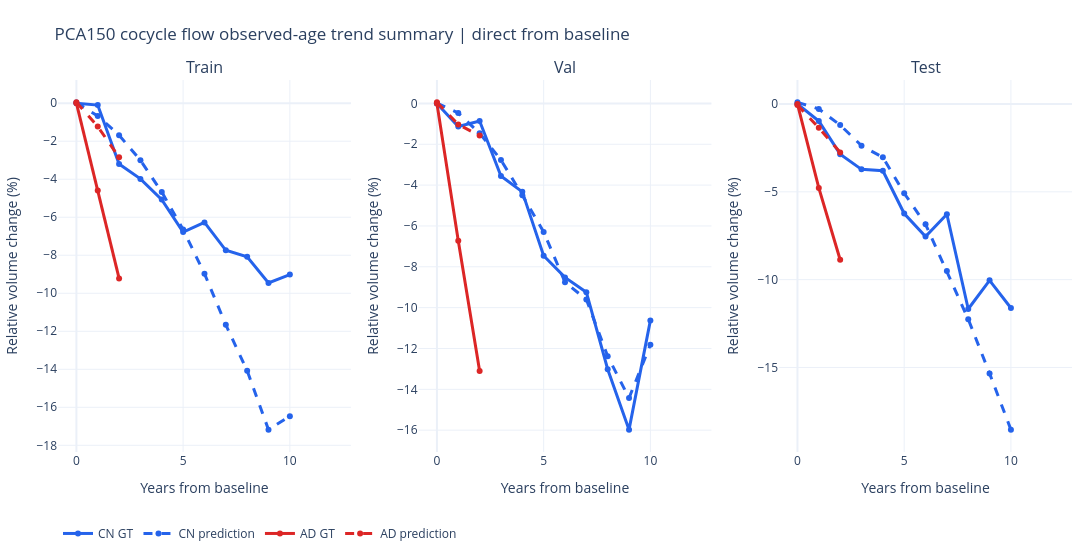
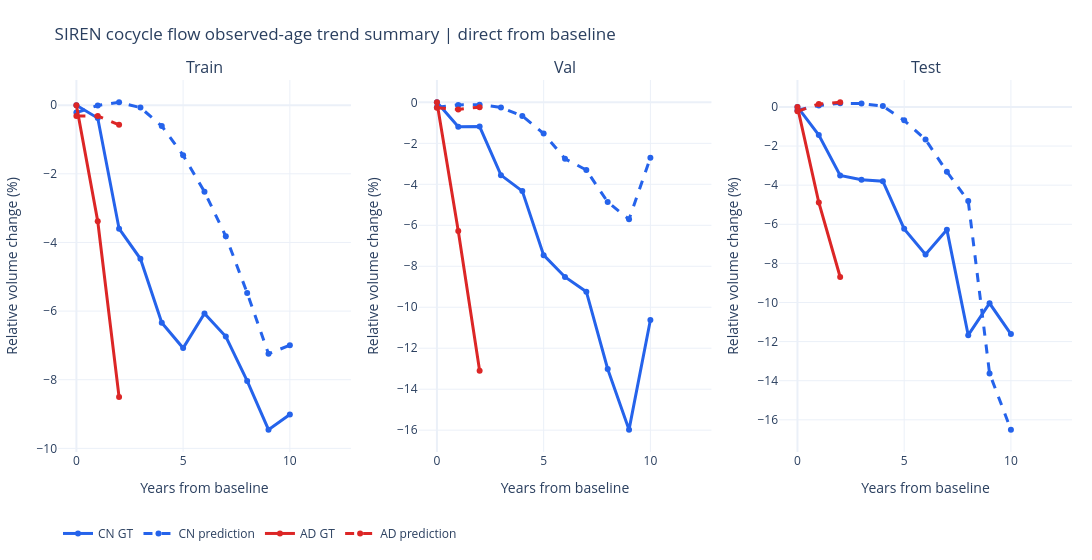

Source (notebook cell) for these figures, in order:
### Markdown cell above
## Cached train/val/test model volume trends

This section uses already-computed observed-age trend tables only when they already exist in the repo.
If a model has no matching cached QC-large split-wide trend table, it is intentionally omitted here.

### Code cell
trend_models = ctx.available_cached_split_trend_models()
if not trend_models:
    display(Markdown("No cached split-wide QC-large model trend tables were found for notebook 1."))
else:
    display(Markdown(
        "The next figures use existing rows from `selected_volume_trends.csv`. "
        "They are not recomputed inside this notebook."
    ))
    for model in trend_models:
        summary = ctx.cached_split_volume_trend_summary(model)
        transport_label = summary["transport"].iloc[0] if not summary.empty else "cached transport"
        display(Markdown(
            f"### {lv.MODEL_LABELS[model]} split-wise CN vs AD trend\n"
            f"- **Input:** cached QC-large observed-age trend rows for `{lv.MODEL_LABELS[model]}`.\n"
            f"- **Transport used:** `{transport_label}`.\n"
            "- **Output:** mean relative volume change from baseline across subjects, separated by split and diagnosis.\n"
            "- **Calculation:** both the observed and predicted curves are normalized by the subject's observed baseline volume."
        ))
        fig = ctx.plot_cached_split_volume_trends(model)
        fig.show()
        display(summary)
        display(Markdown(
            "After this graph: solid lines are observed ground-truth trends and dashed lines are model-predicted trends on the same baseline-relative scale."
        ))

### Figure 1 — Plotly figure (JSON) as saved in the notebook; plotly's stock layout.template omitted (floating-point values rounded to 4 significant figures)
{"data": [{"legendgroup": "CN GT", "line": {"color": "#2563eb", "dash": "solid", "width": 3}, "marker": {"size": 6}, "mode": "lines+markers", "name": "CN GT", "showlegend": true, "type": "scatter", "x": [0.0, 1.0, 2.0, 3.0, 4.0, 5.0, 6.0, 7.0, 8.0, 9.0, 10.0, 11.0, 12.0], "xaxis": "x", "y": [0.0, -0.0976, -3.203, -3.982, -5.072, -6.781, -6.272, -7.74, -8.077, -9.455, -9.016, NaN, NaN], "yaxis": "y"}, {"legendgroup": "CN prediction", "line": {"color": "#2563eb", "dash": "dash", "width": 3}, "marker": {"size": 6}, "mode": "lines+markers", "name": "CN prediction", "showlegend": true, "type": "scatter", "x": [0.0, 1.0, 2.0, 3.0, 4.0, 5.0, 6.0, 7.0, 8.0, 9.0, 10.0, 11.0, 12.0], "xaxis": "x", "y": [0.03275, -0.6752, -1.684, -3.006, -4.672, -6.652, -8.972, -11.66, -14.08, -17.18, -16.47, NaN, NaN], "yaxis": "y"}, {"legendgroup": "AD GT", "line": {"color": "#dc2626", "dash": "solid", "width": 3}, "marker": {"size": 6}, "mode": "lines+markers", "name": "AD GT", "showlegend": true, "type": "scatter", "x": [0.0, 1.0, 2.0, 3.0, 4.0, 5.0, 6.0, 7.0, 8.0, 9.0, 10.0, 11.0, 12.0], "xaxis": "x", "y": [0.0, -4.591, -9.219, NaN, NaN, NaN, NaN, NaN, NaN, NaN, NaN, NaN, NaN], "yaxis": "y"}, {"legendgroup": "AD prediction", "line": {"color": "#dc2626", "dash": "dash", "width": 3}, "marker": {"size": 6}, "mode": "lines+markers", "name": "AD prediction", "showlegend": true, "type": "scatter", "x": [0.0, 1.0, 2.0, 3.0, 4.0, 5.0, 6.0, 7.0, 8.0, 9.0, 10.0, 11.0, 12.0], "xaxis": "x", "y": [0.04435, -1.228, -2.847, NaN, NaN, NaN, NaN, NaN, NaN, NaN, NaN, NaN, NaN], "yaxis": "y"}, {"legendgroup": "CN GT", "line": {"color": "#2563eb", "dash": "solid", "width": 3}, "marker": {"size": 6}, "mode": "lines+markers", "name": "CN GT", "showlegend": false, "type": "scatter", "x": [0.0, 1.0, 2.0, 3.0, 4.0, 5.0, 6.0, 7.0, 8.0, 9.0, 10.0, 11.0, 12.0], "xaxis": "x2", "y": [0.0, -1.133, -0.8605, -3.553, -4.331, -7.458, -8.521, -9.243, -13.01, -15.97, -10.63, NaN, NaN], "yaxis": "y2"}, {"legendgroup": "CN prediction", "line": {"color": "#2563eb", "dash": "dash", "width": 3}, "marker": {"size": 6}, "mode": "lines+markers", "name": "CN prediction", "showlegend": false, "type": "scatter", "x": [0.0, 1.0, 2.0, 3.0, 4.0, 5.0, 6.0, 7.0, 8.0, 9.0, 10.0, 11.0, 12.0], "xaxis": "x2", "y": [0.01358, -0.4708, -1.46, -2.77, -4.495, -6.292, -8.753, -9.599, -12.38, -14.43, -11.82, NaN, NaN], "yaxis": "y2"}, {"legendgroup": "AD GT", "line": {"color": "#dc2626", "dash": "solid", "width": 3}, "marker": {"size": 6}, "mode": "lines+markers", "name": "AD GT", "showlegend": false, "type": "scatter", "x": [0.0, 1.0, 2.0, 3.0, 4.0, 5.0, 6.0, 7.0, 8.0, 9.0, 10.0, 11.0, 12.0], "xaxis": "x2", "y": [0.0, -6.724, -13.1, NaN, NaN, NaN, NaN, NaN, NaN, NaN, NaN, NaN, NaN], "yaxis": "y2"}, {"legendgroup": "AD prediction", "line": {"color": "#dc2626", "dash": "dash", "width": 3}, "marker": {"size": 6}, "mode": "lines+markers", "name": "AD prediction", "showlegend": false, "type": "scatter", "x": [0.0, 1.0, 2.0, 3.0, 4.0, 5.0, 6.0, 7.0, 8.0, 9.0, 10.0, 11.0, 12.0], "xaxis": "x2", "y": [0.05199, -1.034, -1.576, NaN, NaN, NaN, NaN, NaN, NaN, NaN, NaN, NaN, NaN], "yaxis": "y2"}, {"legendgroup": "CN GT", "line": {"color": "#2563eb", "dash": "solid", "width": 3}, "marker": {"size": 6}, "mode": "lines+markers", "name": "CN GT", "showlegend": false, "type": "scatter", "x": [0.0, 1.0, 2.0, 3.0, 4.0, 5.0, 6.0, 7.0, 8.0, 9.0, 10.0, 11.0, 12.0], "xaxis": "x3", "y": [0.0, -0.9707, -2.855, -3.72, -3.798, -6.235, -7.548, -6.276, -11.67, -10.04, -11.62, NaN, NaN], "yaxis": "y3"}, {"legendgroup": "CN prediction", "line": {"color": "#2563eb", "dash": "dash", "width": 3}, "marker": {"size": 6}, "mode": "lines+markers", "name": "CN prediction", "showlegend": false, "type": "scatter", "x": [0.0, 1.0, 2.0, 3.0, 4.0, 5.0, 6.0, 7.0, 8.0, 9.0, 10.0, 11.0, 12.0], "xaxis": "x3", "y": [0.09579, -0.2818, -1.196, -2.369, -3.037, -5.08, -6.847, -9.51, -12.25, -15.34, -18.54, NaN, NaN], "yaxis": "y3"}, {"legendgroup": "AD GT", "line": {"color": "#dc2626", "dash": "solid", "width": 3}, "marker": {"size": 6}, "mode": "lines+markers", "name": "AD GT", "showlegend": false, "type": "scatter", "x": [0.0, 1.0, 2.0, 3.0, 4.0, 5.0, 6.0, 7.0, 8.0, 9.0, 10.0, 11.0, 12.0], "xaxis": "x3", "y": [0.0, -4.775, -8.866, NaN, NaN, NaN, NaN, NaN, NaN, NaN, NaN, NaN, NaN], "yaxis": "y3"}, {"legendgroup": "AD prediction", "line": {"color": "#dc2626", "dash": "dash", "width": 3}, "marker": {"size": 6}, "mode": "lines+markers", "name": "AD prediction", "showlegend": false, "type": "scatter", "x": [0.0, 1.0, 2.0, 3.0, 4.0, 5.0, 6.0, 7.0, 8.0, 9.0, 10.0, 11.0, 12.0], "xaxis": "x3", "y": [-0.0591, -1.35, -2.755, NaN, NaN, NaN, NaN, NaN, NaN, NaN, NaN, NaN, NaN], "yaxis": "y3"}], "layout": {"annotations": [{"font": {"size": 16}, "showarrow": false, "text": "Train", "x": 0.1444, "xanchor": "center", "xref": "paper", "y": 1, "yanchor": "bottom", "yref": "paper"}, {"font": {"size": 16}, "showarrow": false, "text": "Val", "x": 0.5, "xanchor": "center", "xref": "paper", "y": 1, "yanchor": "bottom", "yref": "paper"}, {"font": {"size": 16}, "showarrow": false, "text": "Test", "x": 0.8556, "xanchor": "center", "xref": "paper", "y": 1, "yanchor": "bottom", "yref": "paper"}], "height": 560, "legend": {"orientation": "h", "y": -0.18}, "margin": {"b": 100, "l": 50, "r": 20, "t": 80}, "title": {"text": "PCA150 cocycle flow observed-age trend summary | direct from baseline"}, "width": 1380, "xaxis": {"anchor": "y", "domain": [0, 0.2889], "title": {"text": "Years from baseline"}}, "xaxis2": {"anchor": "y2", "domain": [0.3556, 0.6444], "title": {"text": "Years from baseline"}}, "xaxis3": {"anchor": "y3", "domain": [0.7111, 1], "title": {"text": "Years from baseline"}}, "yaxis": {"anchor": "x", "domain": [0, 1], "title": {"text": "Relative volume change (%)"}}, "yaxis2": {"anchor": "x2", "domain": [0, 1], "title": {"text": "Relative volume change (%)"}}, "yaxis3": {"anchor": "x3", "domain": [0, 1], "title": {"text": "Relative volume change (%)"}}}}

### Figure 2 — Plotly figure (JSON) as saved in the notebook; plotly's stock layout.template omitted (floating-point values rounded to 4 significant figures)
{"data": [{"legendgroup": "CN GT", "line": {"color": "#2563eb", "dash": "solid", "width": 3}, "marker": {"size": 6}, "mode": "lines+markers", "name": "CN GT", "showlegend": true, "type": "scatter", "x": [0.0, 1.0, 2.0, 3.0, 4.0, 5.0, 6.0, 7.0, 8.0, 9.0, 10.0, 11.0, 12.0], "xaxis": "x", "y": [0.0, -0.3766, -3.6, -4.475, -6.338, -7.078, -6.071, -6.741, -8.035, -9.455, -9.016, NaN, NaN], "yaxis": "y"}, {"legendgroup": "CN prediction", "line": {"color": "#2563eb", "dash": "dash", "width": 3}, "marker": {"size": 6}, "mode": "lines+markers", "name": "CN prediction", "showlegend": true, "type": "scatter", "x": [0.0, 1.0, 2.0, 3.0, 4.0, 5.0, 6.0, 7.0, 8.0, 9.0, 10.0, 11.0, 12.0], "xaxis": "x", "y": [-0.2156, -0.008429, 0.0821, -0.07107, -0.6085, -1.459, -2.523, -3.819, -5.471, -7.245, -6.995, NaN, NaN], "yaxis": "y"}, {"legendgroup": "AD GT", "line": {"color": "#dc2626", "dash": "solid", "width": 3}, "marker": {"size": 6}, "mode": "lines+markers", "name": "AD GT", "showlegend": true, "type": "scatter", "x": [0.0, 1.0, 2.0, 3.0, 4.0, 5.0, 6.0, 7.0, 8.0, 9.0, 10.0, 11.0, 12.0], "xaxis": "x", "y": [0.0, -3.385, -8.507, NaN, NaN, NaN, NaN, NaN, NaN, NaN, NaN, NaN, NaN], "yaxis": "y"}, {"legendgroup": "AD prediction", "line": {"color": "#dc2626", "dash": "dash", "width": 3}, "marker": {"size": 6}, "mode": "lines+markers", "name": "AD prediction", "showlegend": true, "type": "scatter", "x": [0.0, 1.0, 2.0, 3.0, 4.0, 5.0, 6.0, 7.0, 8.0, 9.0, 10.0, 11.0, 12.0], "xaxis": "x", "y": [-0.3192, -0.3133, -0.5742, NaN, NaN, NaN, NaN, NaN, NaN, NaN, NaN, NaN, NaN], "yaxis": "y"}, {"legendgroup": "CN GT", "line": {"color": "#2563eb", "dash": "solid", "width": 3}, "marker": {"size": 6}, "mode": "lines+markers", "name": "CN GT", "showlegend": false, "type": "scatter", "x": [0.0, 1.0, 2.0, 3.0, 4.0, 5.0, 6.0, 7.0, 8.0, 9.0, 10.0, 11.0, 12.0], "xaxis": "x2", "y": [0.0, -1.193, -1.183, -3.553, -4.331, -7.458, -8.521, -9.243, -13.01, -15.97, -10.63, NaN, NaN], "yaxis": "y2"}, {"legendgroup": "CN prediction", "line": {"color": "#2563eb", "dash": "dash", "width": 3}, "marker": {"size": 6}, "mode": "lines+markers", "name": "CN prediction", "showlegend": false, "type": "scatter", "x": [0.0, 1.0, 2.0, 3.0, 4.0, 5.0, 6.0, 7.0, 8.0, 9.0, 10.0, 11.0, 12.0], "xaxis": "x2", "y": [-0.2413, -0.1258, -0.112, -0.2484, -0.6654, -1.524, -2.751, -3.302, -4.867, -5.711, -2.701, NaN, NaN], "yaxis": "y2"}, {"legendgroup": "AD GT", "line": {"color": "#dc2626", "dash": "solid", "width": 3}, "marker": {"size": 6}, "mode": "lines+markers", "name": "AD GT", "showlegend": false, "type": "scatter", "x": [0.0, 1.0, 2.0, 3.0, 4.0, 5.0, 6.0, 7.0, 8.0, 9.0, 10.0, 11.0, 12.0], "xaxis": "x2", "y": [0.0, -6.284, -13.1, NaN, NaN, NaN, NaN, NaN, NaN, NaN, NaN, NaN, NaN], "yaxis": "y2"}, {"legendgroup": "AD prediction", "line": {"color": "#dc2626", "dash": "dash", "width": 3}, "marker": {"size": 6}, "mode": "lines+markers", "name": "AD prediction", "showlegend": false, "type": "scatter", "x": [0.0, 1.0, 2.0, 3.0, 4.0, 5.0, 6.0, 7.0, 8.0, 9.0, 10.0, 11.0, 12.0], "xaxis": "x2", "y": [-0.2625, -0.3431, -0.2344, NaN, NaN, NaN, NaN, NaN, NaN, NaN, NaN, NaN, NaN], "yaxis": "y2"}, {"legendgroup": "CN GT", "line": {"color": "#2563eb", "dash": "solid", "width": 3}, "marker": {"size": 6}, "mode": "lines+markers", "name": "CN GT", "showlegend": false, "type": "scatter", "x": [0.0, 1.0, 2.0, 3.0, 4.0, 5.0, 6.0, 7.0, 8.0, 9.0, 10.0, 11.0, 12.0], "xaxis": "x3", "y": [0.0, -1.441, -3.502, -3.72, -3.798, -6.235, -7.548, -6.276, -11.67, -10.04, -11.62, NaN, NaN], "yaxis": "y3"}, {"legendgroup": "CN prediction", "line": {"color": "#2563eb", "dash": "dash", "width": 3}, "marker": {"size": 6}, "mode": "lines+markers", "name": "CN prediction", "showlegend": false, "type": "scatter", "x": [0.0, 1.0, 2.0, 3.0, 4.0, 5.0, 6.0, 7.0, 8.0, 9.0, 10.0, 11.0, 12.0], "xaxis": "x3", "y": [-0.1678, 0.07642, 0.1826, 0.1743, 0.04627, -0.6853, -1.668, -3.314, -4.813, -13.63, -16.5, NaN, NaN], "yaxis": "y3"}, {"legendgroup": "AD GT", "line": {"color": "#dc2626", "dash": "solid", "width": 3}, "marker": {"size": 6}, "mode": "lines+markers", "name": "AD GT", "showlegend": false, "type": "scatter", "x": [0.0, 1.0, 2.0, 3.0, 4.0, 5.0, 6.0, 7.0, 8.0, 9.0, 10.0, 11.0, 12.0], "xaxis": "x3", "y": [0.0, -4.887, -8.695, NaN, NaN, NaN, NaN, NaN, NaN, NaN, NaN, NaN, NaN], "yaxis": "y3"}, {"legendgroup": "AD prediction", "line": {"color": "#dc2626", "dash": "dash", "width": 3}, "marker": {"size": 6}, "mode": "lines+markers", "name": "AD prediction", "showlegend": false, "type": "scatter", "x": [0.0, 1.0, 2.0, 3.0, 4.0, 5.0, 6.0, 7.0, 8.0, 9.0, 10.0, 11.0, 12.0], "xaxis": "x3", "y": [-0.2246, 0.1465, 0.2349, NaN, NaN, NaN, NaN, NaN, NaN, NaN, NaN, NaN, NaN], "yaxis": "y3"}], "layout": {"annotations": [{"font": {"size": 16}, "showarrow": false, "text": "Train", "x": 0.1444, "xanchor": "center", "xref": "paper", "y": 1, "yanchor": "bottom", "yref": "paper"}, {"font": {"size": 16}, "showarrow": false, "text": "Val", "x": 0.5, "xanchor": "center", "xref": "paper", "y": 1, "yanchor": "bottom", "yref": "paper"}, {"font": {"size": 16}, "showarrow": false, "text": "Test", "x": 0.8556, "xanchor": "center", "xref": "paper", "y": 1, "yanchor": "bottom", "yref": "paper"}], "height": 560, "legend": {"orientation": "h", "y": -0.18}, "margin": {"b": 100, "l": 50, "r": 20, "t": 80}, "title": {"text": "SIREN cocycle flow observed-age trend summary | direct from baseline"}, "width": 1380, "xaxis": {"anchor": "y", "domain": [0, 0.2889], "title": {"text": "Years from baseline"}}, "xaxis2": {"anchor": "y2", "domain": [0.3556, 0.6444], "title": {"text": "Years from baseline"}}, "xaxis3": {"anchor": "y3", "domain": [0.7111, 1], "title": {"text": "Years from baseline"}}, "yaxis": {"anchor": "x", "domain": [0, 1], "title": {"text": "Relative volume change (%)"}}, "yaxis2": {"anchor": "x2", "domain": [0, 1], "title": {"text": "Relative volume change (%)"}}, "yaxis3": {"anchor": "x3", "domain": [0, 1], "title": {"text": "Relative volume change (%)"}}}}
